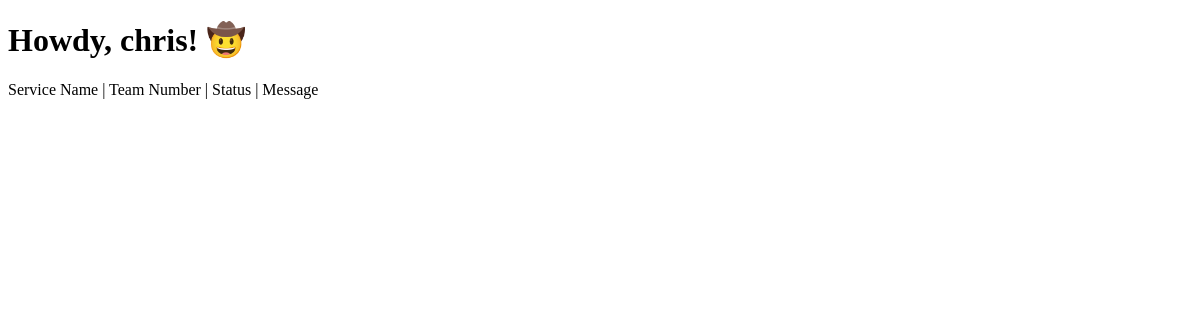
The app's page /services/ (signed in), older data.
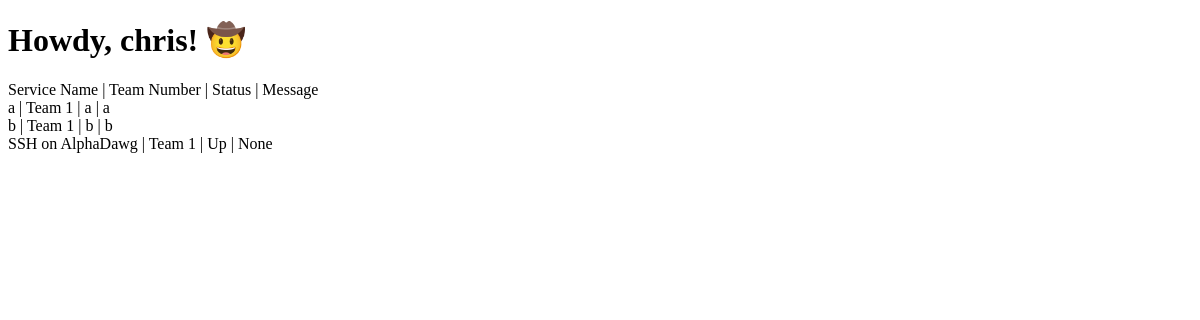
The same page, newer data.
### services/models.py (models this page shows)
class Service(models.Model):
    service_name = models.CharField(max_length=100)
    team_id = models.IntegerField()
    status = models.CharField(max_length=100)
    message = models.CharField(max_length=200)

### services/views.py (the view)
# urls.py: path('', ServiceView.as_view(), name="services"),
class ServiceView(ListView):
    model = Service
    template_name = 'services.html'

### services/templates/services.html
<!DOCTYPE html>
<html>
{% if user.is_authenticated %}
<h1>Howdy, {{ user.username }}! 🤠</h1>
Service Name | Team Number | Status | Message <br>
{% for service in object_list %}
    {{ service.service_name }} | Team {{ service.team_id}} | {{ service.status }} | {{ service.message }}
    <br>
{% endfor %}
{% else %}
<h1> Sorry you must be logged in to view this page!</h1>
<a href="{% url 'login' %}">Login Here!</a>
{% endif %}
</html>

Row changes from the older to the newer data that the page shows:
added Service: service_name "a", team_id "1", status "a", message "a"
added Service: service_name "b", team_id "1", status "b", message "b"
added Service: service_name "SSH on AlphaDawg", team_id "1", status "Up", message "None"
